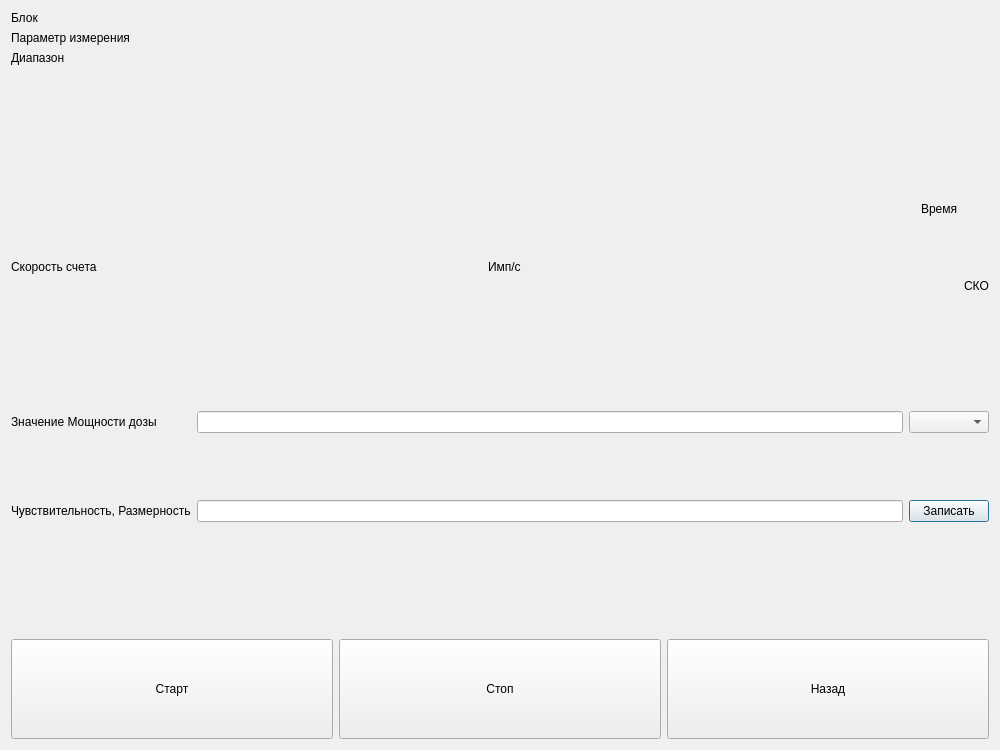
<?xml version="1.0" encoding="UTF-8"?>
<ui version="4.0">
 <class>Neutron_verify</class>
 <widget class="QDialog" name="Neutron_verify">
  <property name="geometry">
   <rect>
    <x>0</x>
    <y>0</y>
    <width>1000</width>
    <height>750</height>
   </rect>
  </property>
  <property name="windowTitle">
   <string>Dialog</string>
  </property>
  <layout class="QVBoxLayout" name="verticalLayout_3">
   <item>
    <widget class="QLabel" name="label_5">
     <property name="text">
      <string>Блок</string>
     </property>
    </widget>
   </item>
   <item>
    <widget class="QLabel" name="label_9">
     <property name="text">
      <string>Параметр измерения</string>
     </property>
    </widget>
   </item>
   <item>
    <widget class="QLabel" name="label_8">
     <property name="text">
      <string>Диапазон</string>
     </property>
    </widget>
   </item>
   <item>
    <spacer name="verticalSpacer_5">
     <property name="orientation">
      <enum>Qt::Vertical</enum>
     </property>
     <property name="sizeHint" stdset="0">
      <size>
       <width>20</width>
       <height>73</height>
      </size>
     </property>
    </spacer>
   </item>
   <item>
    <layout class="QHBoxLayout" name="horizontalLayout_5">
     <item>
      <layout class="QVBoxLayout" name="verticalLayout">
       <item>
        <layout class="QHBoxLayout" name="horizontalLayout_3">
         <item>
          <spacer name="horizontalSpacer">
           <property name="orientation">
            <enum>Qt::Horizontal</enum>
           </property>
           <property name="sizeHint" stdset="0">
            <size>
             <width>40</width>
             <height>20</height>
            </size>
           </property>
          </spacer>
         </item>
         <item>
          <widget class="QLabel" name="label_3">
           <property name="sizePolicy">
            <sizepolicy hsizetype="Preferred" vsizetype="Minimum">
             <horstretch>0</horstretch>
             <verstretch>0</verstretch>
            </sizepolicy>
           </property>
           <property name="text">
            <string>Время</string>
           </property>
          </widget>
         </item>
        </layout>
       </item>
       <item>
        <layout class="QHBoxLayout" name="horizontalLayout_2">
         <item>
          <widget class="QLabel" name="label">
           <property name="text">
            <string>Скорость счета</string>
           </property>
          </widget>
         </item>
         <item>
          <widget class="QLabel" name="label_2">
           <property name="text">
            <string>Имп/с</string>
           </property>
          </widget>
         </item>
        </layout>
       </item>
      </layout>
     </item>
     <item>
      <layout class="QVBoxLayout" name="verticalLayout_2">
       <item>
        <spacer name="verticalSpacer">
         <property name="orientation">
          <enum>Qt::Vertical</enum>
         </property>
         <property name="sizeHint" stdset="0">
          <size>
           <width>20</width>
           <height>40</height>
          </size>
         </property>
        </spacer>
       </item>
       <item>
        <layout class="QHBoxLayout" name="horizontalLayout_4">
         <item>
          <widget class="QLabel" name="label_4">
           <property name="text">
            <string>СКО</string>
           </property>
          </widget>
         </item>
        </layout>
       </item>
      </layout>
     </item>
    </layout>
   </item>
   <item>
    <spacer name="verticalSpacer_2">
     <property name="orientation">
      <enum>Qt::Vertical</enum>
     </property>
     <property name="sizeHint" stdset="0">
      <size>
       <width>20</width>
       <height>72</height>
      </size>
     </property>
    </spacer>
   </item>
   <item>
    <layout class="QGridLayout" name="gridLayout">
     <item row="0" column="1">
      <widget class="QLineEdit" name="lineEdit"/>
     </item>
     <item row="0" column="0">
      <widget class="QLabel" name="label_6">
       <property name="text">
        <string>Значение Мощности дозы</string>
       </property>
      </widget>
     </item>
     <item row="2" column="0">
      <widget class="QLabel" name="label_7">
       <property name="text">
        <string>Чувствительность, Размерность</string>
       </property>
      </widget>
     </item>
     <item row="0" column="2">
      <widget class="QComboBox" name="comboBox"/>
     </item>
     <item row="2" column="2">
      <widget class="QPushButton" name="pushButton_4">
       <property name="text">
        <string>Записать</string>
       </property>
      </widget>
     </item>
     <item row="2" column="1">
      <widget class="QLineEdit" name="lineEdit_2"/>
     </item>
     <item row="1" column="1">
      <spacer name="verticalSpacer_4">
       <property name="orientation">
        <enum>Qt::Vertical</enum>
       </property>
       <property name="sizeHint" stdset="0">
        <size>
         <width>20</width>
         <height>40</height>
        </size>
       </property>
      </spacer>
     </item>
    </layout>
   </item>
   <item>
    <spacer name="verticalSpacer_3">
     <property name="orientation">
      <enum>Qt::Vertical</enum>
     </property>
     <property name="sizeHint" stdset="0">
      <size>
       <width>20</width>
       <height>73</height>
      </size>
     </property>
    </spacer>
   </item>
   <item>
    <layout class="QHBoxLayout" name="horizontalLayout">
     <item>
      <widget class="QPushButton" name="pushButton_2">
       <property name="sizePolicy">
        <sizepolicy hsizetype="Minimum" vsizetype="Maximum">
         <horstretch>0</horstretch>
         <verstretch>0</verstretch>
        </sizepolicy>
       </property>
       <property name="minimumSize">
        <size>
         <width>0</width>
         <height>100</height>
        </size>
       </property>
       <property name="text">
        <string>Старт</string>
       </property>
      </widget>
     </item>
     <item>
      <widget class="QPushButton" name="pushButton_3">
       <property name="sizePolicy">
        <sizepolicy hsizetype="Minimum" vsizetype="Maximum">
         <horstretch>0</horstretch>
         <verstretch>0</verstretch>
        </sizepolicy>
       </property>
       <property name="minimumSize">
        <size>
         <width>0</width>
         <height>100</height>
        </size>
       </property>
       <property name="text">
        <string>Стоп</string>
       </property>
      </widget>
     </item>
     <item>
      <widget class="QPushButton" name="pushButton">
       <property name="sizePolicy">
        <sizepolicy hsizetype="Minimum" vsizetype="Maximum">
         <horstretch>0</horstretch>
         <verstretch>0</verstretch>
        </sizepolicy>
       </property>
       <property name="minimumSize">
        <size>
         <width>0</width>
         <height>100</height>
        </size>
       </property>
       <property name="text">
        <string>Назад</string>
       </property>
      </widget>
     </item>
    </layout>
   </item>
  </layout>
 </widget>
 <resources/>
 <connections/>
</ui>
